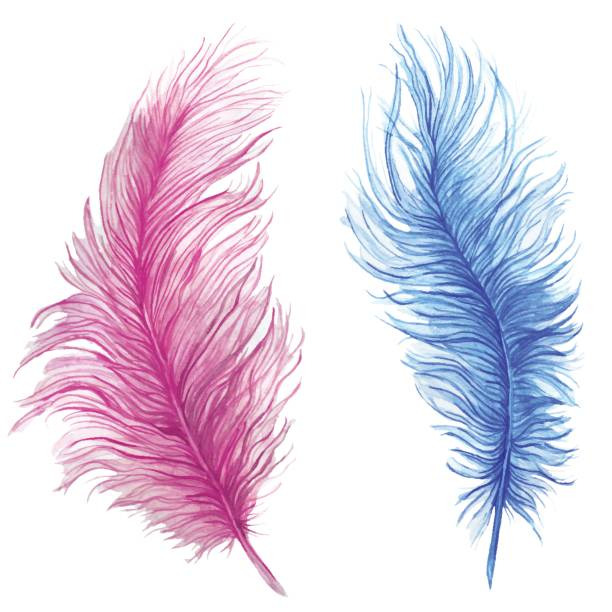
#> input picture examples/data/feather.jpg, 612 x 612 px; its folder holds only this picture in this run
$ python run_multiple_patches.py
#> lines starting #> are read from the running program, lines starting #| are printed output that depends on the picture
### examples/common/input.py
# Copyright (c) 2023 Zhenyuan Desmond Liu <desmondzyliu@gmail.com>
#
# This Source Code Form is subject to the terms of the Mozilla Public
# License, v. 2.0. If a copy of the MPL was not distributed with this
# file, You can obtain one at https://mozilla.org/MPL/2.0/.


import functools
from dataclasses import dataclass
import numpy as np
from numpy.linalg import norm
import matplotlib as mpl
from embroidery.utils import math
from embroidery.utils.math import map_range

from typing import Callable

np.set_printoptions(precision=4, linewidth=10000)

def matplotlib_settings():
	mpl.rcParams["figure.figsize"] = (12, 12)
	mpl.rcParams["figure.dpi"] = 100

matplotlib_settings()

### examples/run_multiple_patches.py
# Copyright (c) 2023 Zhenyuan Desmond Liu <desmondzyliu@gmail.com>
#
# This Source Code Form is subject to the terms of the Mozilla Public
# License, v. 2.0. If a copy of the MPL was not distributed with this
# file, You can obtain one at https://mozilla.org/MPL/2.0/.

#%%
import sys, os; sys.path.append("..")

import common.parse_example;

import json
import pickle
import examples.common.parse_example


import matplotlib
from matplotlib import pyplot as plt
from matplotlib import patches

from tqdm import tqdm

import numpy as np
import numba

from skimage import restoration, img_as_float, color, measure, transform, filters

from embroidery.utils import math, summary
from embroidery.pipeline import main_pipeline
from embroidery import gamut

import common.input
from common import helpers

from pathlib import Path
from IPython import get_ipython
if (ipython_instance := get_ipython()) is not None:
	ipython_instance.run_line_magic("load_ext", "autoreload")
	ipython_instance.run_line_magic("autoreload", "2")

# %%
task_name = f"feather"
image_fn = f"data/{task_name}.jpg"
json_fn = f"data/{task_name}.json"

image = img_as_float(plt.imread(image_fn))[:, :, :3]
image = filters.gaussian(image, sigma=1)
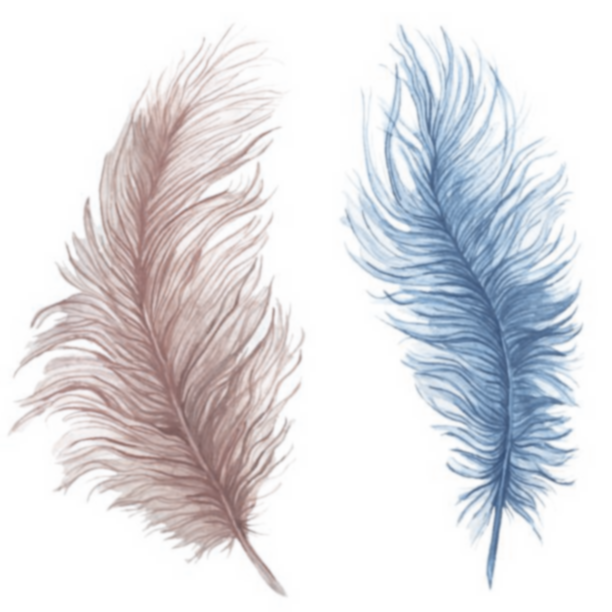
#> image: shape (612, 612, 3) float64; mean R, G, B 0.883, 0.881, 0.895
plt.imshow(image)
#> (this line was passed over: IPython is not available in this run)

# make output dir, otherwise boom
os.makedirs(f"output/{task_name}", exist_ok=True)

#%%
target_total_physical_size_mm = 99#124
physical_line_width_mm = 0.4

@numba.njit
def recover_colors(grid, color_left, color_right):
	cimg = np.empty((*grid.shape, 3))
	for i in range(grid.shape[0]):
		for j in range(grid.shape[1]):
			t = grid[i, j]
			cimg[i, j] = (1 - t) * color_left + t * color_right
	return cimg


#%%
#> (the run stopped early here; a loop or call above may not have finished)
